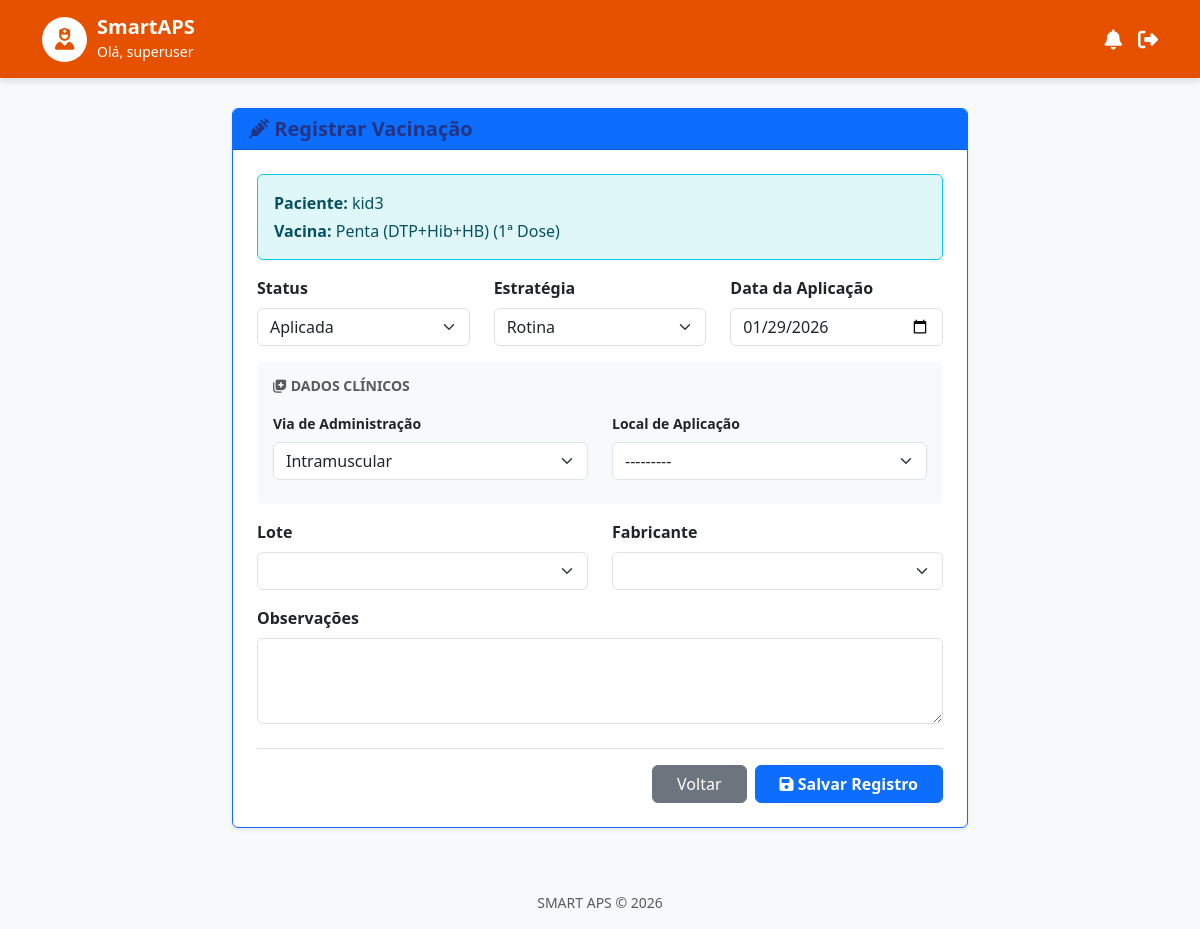
/vacina/36/editar/ (signed in), run on an earlier commit of the app's database.
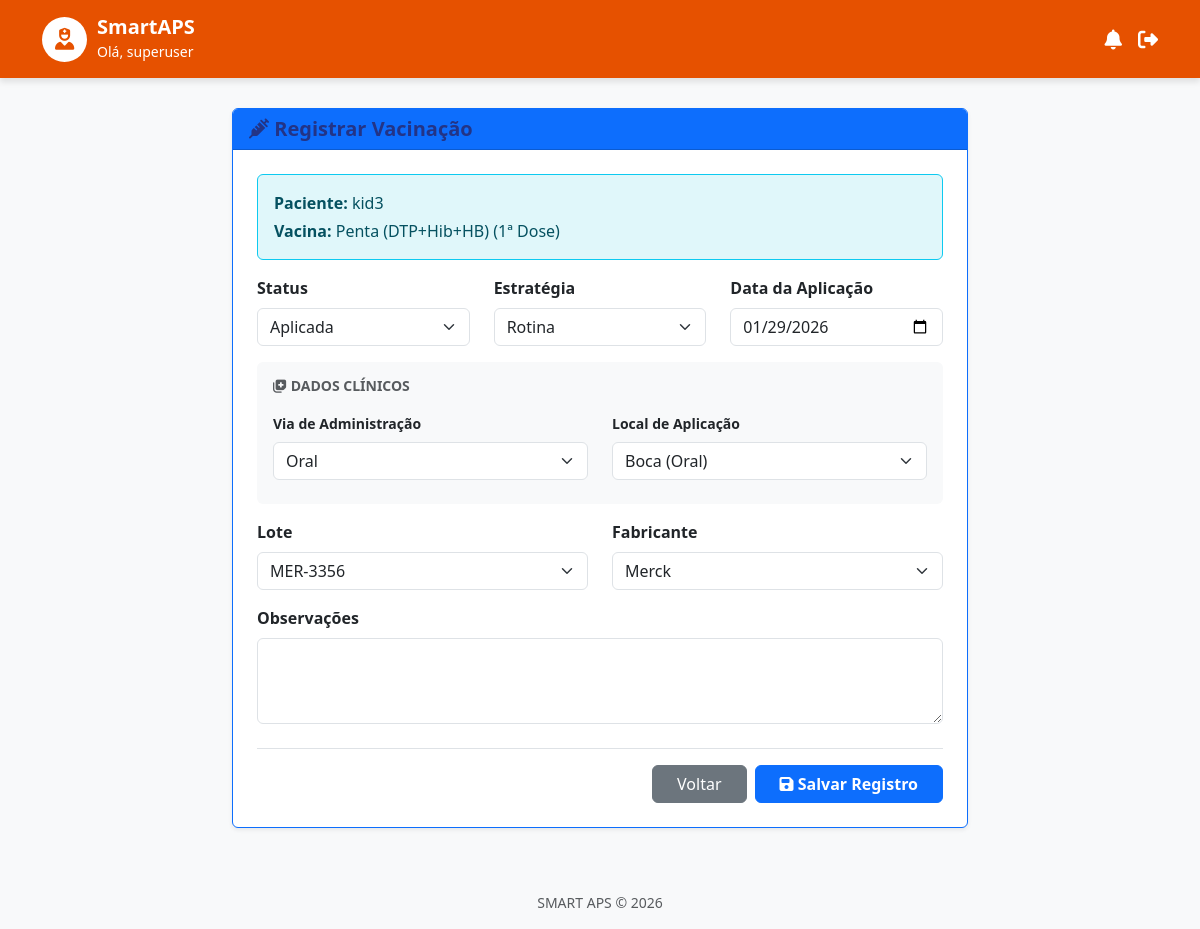
And on a later commit of the database.
### core/models.py (models this page shows, shortened)
class UsuarioACS(AbstractUser):
    cnes_unidade = models.CharField("CNES da Unidade", max_length=20, blank=True)
    class Meta:
        verbose_name = "Agente Comunitário de Saúde"
        verbose_name_plural = "Agentes Comunitários de Saúde"

class RegistroVacina(models.Model):
    lote = models.CharField(max_length=50, blank=True, null=True)
    observacao = models.TextField(blank=True, null=True)
    STATUS_CHOICES = [
        ('PENDENTE', 'Em Aberto'),
        ('ATRASADA', 'Atrasada'), # Isso pode ser calculado dinamicamente também
        ('APLICADA', 'Aplicada'),
    ]
    VIA_CHOICES = [
        ('INTRAMUSCULAR', 'Intramuscular'),
        ('SUBCUTANEA', 'Subcutânea'),
        ('ORAL', 'Oral'),
        ('INTRADERMICA', 'Intradérmica'),
    ]
    crianca = models.ForeignKey(Crianca, on_delete=models.CASCADE, related_name='registros')
    vacina = models.ForeignKey(Vacina, on_delete=models.CASCADE)
    status = models.CharField(max_length=20, choices=STATUS_CHOICES, default='PENDENTE')
    dose = models.CharField(max_length=50) # Ex: 1ª Dose, Reforço
    lote = models.CharField(max_length=50, blank=True)
    fabricante = models.CharField(max_length=100, blank=True)
    observacoes = models.TextField(blank=True, null=True)
    profissional_aplicou = models.CharField(max_length=100, blank=True)
    data_aplicacao = models.DateField(blank=True, null=True)
    via_administracao = models.CharField(max_length=30, choices=VIA_CHOICES, blank=True)
    local_aplicacao = models.CharField(max_length=100, blank=True) # Ex: Deltoide direito
    estrategia = models.CharField(max_length=100, default="Rotina") # Rotina ou Campanha
    class Meta:
        indexes = [
            models.Index(fields=['status']), # Muito usado para contar atrasos
        ]
    aplicado_por = models.ForeignKey(
        settings.AUTH_USER_MODEL, # Aponta para o seu UsuarioACS
        on_delete=models.SET_NULL, # Se o usuário for demitido/deletado, o registro fica mas sem nome
        null=True,
        blank=True,
        related_name='vacinas_aplicadas'
    )
    ESTRATEGIAS = [
        ('ROTINA', 'Rotina'),
        ('CAMPANHA', 'Campanha'),
        ('BLOQUEIO', 'Bloqueio'),
        ('ESPECIAL', 'Especial'),
    ]
    VIAS = [
        ('INTRAMUSCULAR', 'Intramuscular'),
        ('ORAL', 'Oral'),
        ('SUBCUTANEA', 'Subcutânea'),
        ('INTRADERMICA', 'Intradérmica'),
    ]
    LOCAIS = [
        ('VASTO_LATERAL_D', 'Vasto Lateral Direito (Coxa)'),
        ('VASTO_LATERAL_E', 'Vasto Lateral Esquerdo (Coxa)'),
        ('DELTOIDE_D', 'Deltoide Direito (Braço)'),
        ('DELTOIDE_E', 'Deltoide Esquerdo (Braço)'),
        ('GLUTEO_D', 'Glúteo Direito'),
        ('GLUTEO_E', 'Glúteo Esquerdo'),
        ('BOCA', 'Boca (Oral)'),
        ('OUTROS', 'Outros'),
    ]
    status = models.CharField(max_length=20, default='PENDENTE') # Vamos tratar isso no form
    estrategia = models.CharField(max_length=20, choices=ESTRATEGIAS, default='ROTINA')
    via_administracao = models.CharField(max_length=20, choices=VIAS, default='INTRAMUSCULAR')
    local_aplicacao = models.CharField(max_length=20, choices=LOCAIS, blank=True, null=True)
    lote = models.CharField(max_length=50, blank=True, null=True)
    fabricante = models.CharField(max_length=50, blank=True, null=True)
    observacoes = models.TextField(blank=True, null=True)
    profissional_aplicou = models.CharField(max_length=100, blank=True, null=True)

class Crianca(models.Model):
    SEXO_CHOICES = [
        ('M', 'Masculino'),
        ('F', 'Feminino'),
    ]
    nome = models.CharField(max_length=200)
    data_nascimento = models.DateField()
    cpf = models.CharField("CPF", max_length=14, unique=True) # Sugestão: usar lib django-localflavor-br depois
    cns = models.CharField("CNS", max_length=15, unique=True)
    localidade = models.CharField(max_length=100)
    nome_mae = models.CharField("Nome da Mãe", max_length=200)
    sexo = models.CharField(max_length=1, choices=SEXO_CHOICES)
    criado_em = models.DateTimeField(auto_now_add=True)
    cadastrado_por = models.ForeignKey(UsuarioACS, on_delete=models.SET_NULL, null=True)
    class Meta:
        ordering = ['nome']
        indexes = [
            models.Index(fields=['nome']),             # Usado na busca
            models.Index(fields=['data_nascimento']),  # Usado no Censo (cálculo de bebês)
            models.Index(fields=['sexo']),             # Usado no Censo (meninos/meninas)
            models.Index(fields=['cns']),              # Usado na busca
        ]

class Vacina(models.Model):
    nome = models.CharField(max_length=100) # Ex: BCG, Pentavalente
    descricao_doenca = models.CharField("Previne que doença", max_length=200)
    idade_alvo_meses = models.IntegerField("Idade Alvo (meses)", help_text="0 para ao nascer")
    dose_padrao = models.CharField("Dose Padrão", max_length=50, default="Dose Única")
    class Meta:
        ordering = ['idade_alvo_meses', 'nome'] # Garante a ordem do calendário

### core/views.py (the view)
# urls.py: path('vacina/<int:registro_id>/editar/', views.editar_registro, name='editar_registro'),
@never_cache
@login_required
def editar_registro(request, registro_id):
    registro = get_object_or_404(RegistroVacina, pk=registro_id)
    if request.method == 'POST':
        form = RegistroVacinaForm(request.POST, instance=registro)
        if form.is_valid():
            vacina_aplicada = form.save()
            if vacina_aplicada.lote and vacina_aplicada.status == 'APLICADA':
                lote_estoque = LoteVacina.objects.filter(
                    vacina=vacina_aplicada.vacina,
                    numero_lote=vacina_aplicada.lote
                ).first()
                if lote_estoque:
                    if lote_estoque.quantidade_disponivel > 0:
                        lote_estoque.quantidade_disponivel = F('quantidade_disponivel') - 1
                        lote_estoque.save()
                        lote_estoque.refresh_from_db() # Recarrega para ver o valor real numérico
                        if lote_estoque.quantidade_disponivel <= 5:
                            messages.warning(request, f"Atenção: O estoque do Lote {lote_estoque.numero_lote} está baixo ({lote_estoque.quantidade_disponivel} un).")
                    else:
                        messages.error(request, f"Erro: O Lote {vacina_aplicada.lote} consta como zerado no sistema, mas o registro foi salvo.")
            messages.success(request, 'Vacina registrada e estoque atualizado com sucesso!')
            return redirect('cartao_vacina', crianca_id=registro.crianca.id)
    else:
        form = RegistroVacinaForm(
            instance=registro,
            initial={'status': 'APLICADA'}
        )
    context = {
        'form': form,
        'registro': registro,
        'crianca': registro.crianca
    }
    return render(request, 'registro_form.html', context)

### core/templates/registro_form.html (shortened to what this page needs)
{% extends 'base.html' %}
{% block content %}
<div class="row justify-content-center">
    <div class="col-md-8">
        <div class="card border-primary shadow-sm">
            <div class="card-header bg-primary text-white">
                <h5 class="mb-0 fw-bold">
                    <i class="fa-solid fa-syringe"></i> Registrar Vacinação
                </h5>
            </div>
            <div class="card-body p-4">
                <div class="alert alert-info border-info" style="background-color: #e0f7fa;">
                    <p class="mb-1"><strong>Paciente:</strong> {{ registro.crianca.nome }}</p>
                    <p class="mb-0"><strong>Vacina:</strong> {{ registro.vacina.nome }} ({{ registro.vacina.dose_padrao }})</p>
                </div>
                <form method="post">
                    <div class="row">
                        <div class="col-md-4 mb-3">
                            <label class="form-label fw-bold">Status</label>
                            {{ form.status }}
                        </div>
                        <div class="col-md-4 mb-3">
                            <label class="form-label fw-bold">Estratégia</label>
                            {{ form.estrategia }}
                        </div>
                        <div class="col-md-4 mb-3">
                            <label class="form-label fw-bold">Data da Aplicação</label>
                            {{ form.data_aplicacao }}
                        </div>
                    </div>
                    <div class="card bg-light border-0 mb-3">
                        <div class="card-body py-3">
                            <h6 class="text-muted text-uppercase fw-bold small mb-3">
                                <i class="fa-solid fa-notes-medical"></i> Dados Clínicos
                            </h6>
                            <div class="row">
                                <div class="col-md-6 mb-2">
                                    <label class="form-label fw-bold small">Via de Administração</label>
                                    {{ form.via_administracao }}
                                </div>
                                <div class="col-md-6 mb-2">
                                    <label class="form-label fw-bold small">Local de Aplicação</label>
                                    {{ form.local_aplicacao }}
                                </div>
                            </div>
                        </div>
                    </div>
                    <div class="row">
                        <div class="col-md-6 mb-3">
                            <label class="form-label fw-bold">Lote</label>
                            {{ form.lote }}
                        </div>
                        <div class="col-md-6 mb-3">
                            <label class="form-label fw-bold">Fabricante</label>
                            {{ form.fabricante }}
                        </div>
                    </div>
                    <div class="mb-3">
                        <label class="form-label fw-bold">Observações</label>
                        {{ form.observacoes }}
                    </div>
                    <div class="d-flex justify-content-end gap-2 mt-4 border-top pt-3">
                        <a href="{% url 'cartao_vacina' registro.crianca.id %}" class="btn btn-secondary px-4">Voltar</a>
                        <button type="submit" class="btn btn-primary px-4 fw-bold">
                            <i class="fa-solid fa-save"></i> Salvar Registro
                        </button>
                    </div>
                </form>
            </div>
        </div>
    </div>
</div>
{% endblock %}

### core/templates/base.html (shortened to what this page needs)
{% load static %}
<!DOCTYPE html>
<html lang="pt-br">
<head>
    <link href="https://cdn.jsdelivr.net/npm/bootstrap@5.3.0/dist/css/bootstrap.min.css" rel="stylesheet">
    <link href="https://cdnjs.cloudflare.com/ajax/libs/font-awesome/6.4.0/css/all.min.css" rel="stylesheet">
    <link rel="stylesheet" href="{% static 'css/style.css' %}">
</head>
<body>
    <div class="header-custom">
        <div class="container d-flex justify-content-between align-items-center">
            <div class="d-flex align-items-center">
                <div class="user-avatar">
                    <i class="fa-solid fa-user-nurse"></i>
                </div>
                <div>
                    <h5 class="m-0 fw-bold text-white" style="color: white !important;">SmartAPS</h5>
                    <small>Olá, {{ user.username|default:"ACS" }}</small>
                </div>
            </div>
            <div class="d-flex gap-3 align-items-center">
                <i class="fa-solid fa-bell fa-lg" style="cursor: pointer;"></i>
                {% if user.is_authenticated %}
                <form method="post" action="{% url 'logout' %}" class="d-inline m-0 p-0">
                    <button type="submit" class="btn p-0 border-0 bg-transparent text-white" title="Sair">
                        <i class="fa-solid fa-right-from-bracket fa-lg"></i>
                    </button>
                </form>
                {% endif %}
            </div>
        </div>
    </div>
    <div class="container flex-grow-1 mb-5">
        {% block content %}{% endblock %}
    </div>
    <footer class="text-center py-3 text-muted small mt-auto">
        SMART APS &copy; {% now "Y" %}
    </footer>
</body>
</html>

### core/static/css/style.css (style rules this page uses)
:root { --primary-color: #E65100; --primary-hover: #BF360C; --secondary-blue: #233486; --bg-color: #F8F9FA; --status-atrasada-bg: #FFEBEE; --status-atrasada-text: #D32F2F; --status-atrasada-border: #EF5350; --status-aplicada-bg: #E8F5E9; --status-aplicada-text: #2E7D32; --status-aplicada-border: #66BB6A; --status-pendente-bg: #F5F5F5; --status-pendente-text: #616161; --status-pendente-border: #BDBDBD; }
body { background-color: var(--bg-color); font-family: 'Segoe UI', Tahoma, Geneva, Verdana, sans-serif; min-height: 100vh; display: flex; flex-direction: column; }
.header-custom { background-color: var(--primary-color); color: white; padding: 15px 0; box-shadow: 0 4px 6px rgba(0,0,0,0.1); margin-bottom: 30px; }
.user-avatar { background-color: white; color: var(--primary-color); border: 2px solid rgba(255,255,255,0.8); width: 45px; height: 45px; border-radius: 50%; display: inline-flex; align-items: center; justify-content: center; font-size: 22px; margin-right: 10px; }
h1, h2, h3, h4, h5, .text-primary { color: var(--secondary-blue) !important; }

What changed in the data, as far as the page shows it:
changed RegistroVacina "Aplicada": via_administracao "Intramuscular" → "Oral"; local_aplicacao "---------" → "Boca (Oral)"; lote (not shown) → "MER-3356"; fabricante (not shown) → "Merck"
